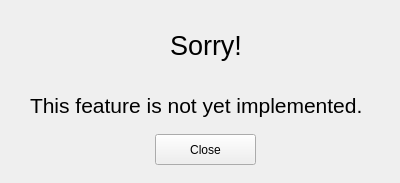
<?xml version="1.0" encoding="UTF-8"?>
<ui version="4.0">
 <class>NoFeature</class>
 <widget class="QWidget" name="NoFeature">
  <property name="geometry">
   <rect>
    <x>0</x>
    <y>0</y>
    <width>400</width>
    <height>183</height>
   </rect>
  </property>
  <property name="windowTitle">
   <string>No Feature Exists</string>
  </property>
  <widget class="QLabel" name="label">
   <property name="geometry">
    <rect>
     <x>30</x>
     <y>90</y>
     <width>351</width>
     <height>31</height>
    </rect>
   </property>
   <property name="font">
    <font>
     <pointsize>16</pointsize>
    </font>
   </property>
   <property name="text">
    <string>This feature is not yet implemented.</string>
   </property>
   <property name="wordWrap">
    <bool>true</bool>
   </property>
  </widget>
  <widget class="QLabel" name="label_2">
   <property name="geometry">
    <rect>
     <x>170</x>
     <y>30</y>
     <width>71</width>
     <height>31</height>
    </rect>
   </property>
   <property name="font">
    <font>
     <pointsize>20</pointsize>
    </font>
   </property>
   <property name="text">
    <string>Sorry!</string>
   </property>
  </widget>
  <widget class="QPushButton" name="closeBtn">
   <property name="geometry">
    <rect>
     <x>155</x>
     <y>134</y>
     <width>101</width>
     <height>31</height>
    </rect>
   </property>
   <property name="text">
    <string>Close</string>
   </property>
  </widget>
 </widget>
 <resources/>
 <connections/>
</ui>
